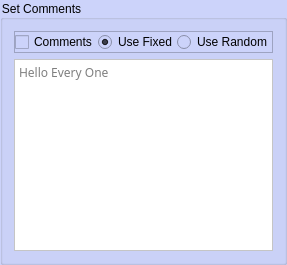
              <widget class="QGroupBox" name="groupBox_43">
               <property name="styleSheet">
                <string notr="true">background-color: rgb(204, 211, 250);</string>
               </property>
               <property name="title">
                <string>Set Comments</string>
               </property>
               <layout class="QVBoxLayout" name="verticalLayout_32">
                <item>
                 <widget class="QFrame" name="frame_16">
                  <property name="frameShape">
                   <enum>QFrame::StyledPanel</enum>
                  </property>
                  <property name="frameShadow">
                   <enum>QFrame::Raised</enum>
                  </property>
                  <layout class="QHBoxLayout" name="horizontalLayout_54">
                   <property name="spacing">
                    <number>0</number>
                   </property>
                   <property name="leftMargin">
                    <number>0</number>
                   </property>
                   <property name="topMargin">
                    <number>0</number>
                   </property>
                   <property name="rightMargin">
                    <number>0</number>
                   </property>
                   <property name="bottomMargin">
                    <number>0</number>
                   </property>
                   <item>
                    <widget class="QCheckBox" name="comments_image">
                     <property name="text">
                      <string>Comments</string>
                     </property>
                    </widget>
                   </item>
                   <item>
                    <widget class="QWidget" name="widget_22" native="true">
                     <layout class="QHBoxLayout" name="horizontalLayout_55">
                      <property name="spacing">
                       <number>0</number>
                      </property>
                      <property name="leftMargin">
                       <number>0</number>
                      </property>
                      <property name="topMargin">
                       <number>0</number>
                      </property>
                      <property name="rightMargin">
                       <number>0</number>
                      </property>
                      <property name="bottomMargin">
                       <number>0</number>
                      </property>
                      <item>
                       <widget class="QRadioButton" name="comments_use_fixed_image">
                        <property name="text">
                         <string>Use Fixed</string>
                        </property>
                        <property name="checked">
                         <bool>true</bool>
                        </property>
                       </widget>
                      </item>
                      <item>
                       <widget class="QRadioButton" name="comments_use_random_image">
                        <property name="text">
                         <string>Use Random</string>
                        </property>
                       </widget>
                      </item>
                     </layout>
                    </widget>
                   </item>
                  </layout>
                 </widget>
                </item>
                <item>
                 <widget class="QPlainTextEdit" name="comments_image_word">
                  <property name="font">
                   <font>
                    <family>Noto Sans Khmer</family>
                   </font>
                  </property>
                  <property name="styleSheet">
                   <string notr="true">background-color: rgb(255, 255, 255);</string>
                  </property>
                  <property name="placeholderText">
                   <string>Hello Every One</string>
                  </property>
                 </widget>
                </item>
               </layout>
              </widget>
